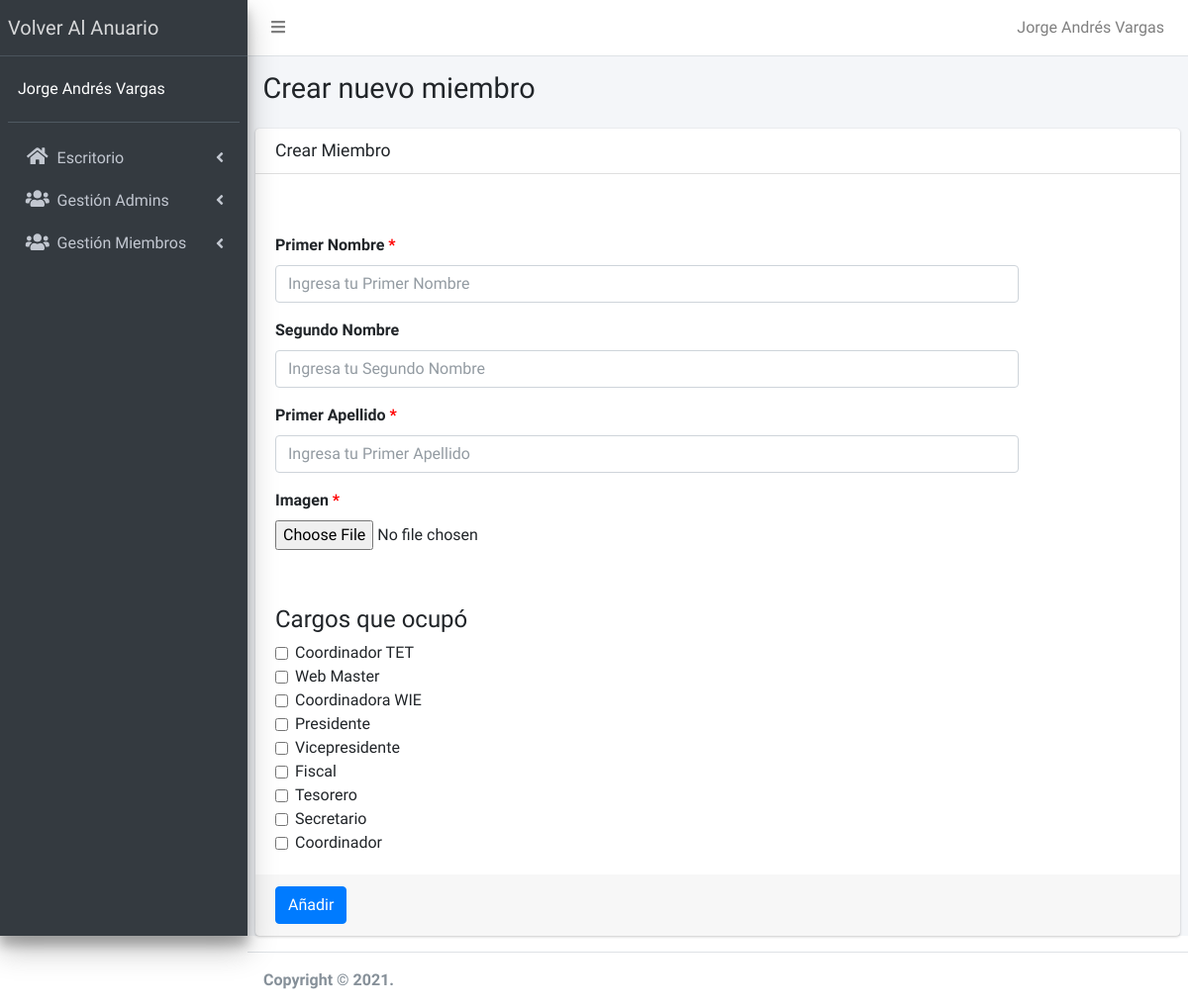
/admin/crear-prueba.php (signed in), run on the app's committed database.
### tables this page shows
CREATE TABLE `cargos` (
  `id` int(11) NOT NULL,
  `cargo` varchar(20) NOT NULL,
  `urlLogo` varchar(60) NOT NULL
);

### admin/funciones/quitar_tildes.php (called while the page is built)
<?php
function quitar_tildes($cadena) {
$no_permitidas= array ("á","é","í","ó","ú","Á","É","Í","Ó","Ú","ñ","À","Ã","Ì","Ò","Ù","Ã™","Ã ","Ã¨","Ã¬","Ã²","Ã¹","ç","Ç","Ã¢","ê","Ã®","Ã´","Ã»","Ã‚","ÃŠ","ÃŽ","Ã”","Ã›","ü","Ã¶","Ã–","Ã¯","Ã¤","«","Ò","Ã","Ã„","Ã‹");
$permitidas= array ("a","e","i","o","u","A","E","I","O","U","n","N","A","E","I","O","U","a","e","i","o","u","c","C","a","e","i","o","u","A","E","I","O","U","u","o","O","i","a","e","U","I","A","E");
$texto = str_replace($no_permitidas, $permitidas ,$cadena);
return $texto;
}
?>

### templates/datos-miembro-prueba.php (the view, shortened to what this page needs)
<div class="card-body"></div>
<div class="form-group">
	<input type="text" class="form-control" id="primerNombre" name="primerNombre" placeholder="Ingresa tu Primer Nombre" required>
	<label for="primerNombre">Primer Nombre</label>
</div>
<div class="form-group">
	<input type="text" class="form-control" id="segundoNombre" name="segundoNombre" placeholder="Ingresa tu Segundo Nombre">
	<label for="segundoNombre">Segundo Nombre</label>
</div>
<div class="form-group">
	<input type="text" class="form-control" id="primerApellido" name="primerApellido" placeholder="Ingresa tu Primer Apellido" required>
	<label for="primerApellido">Primer Apellido</label>
</div>
<div class="form-group">
	<div class="input-group">
		<input type="file" id="imagen-miembro" name="imagen-miembro" accept="image/png, image/jpeg, image/jpg" required>
		<label for="imagen-miembro">Imagen</label>
	</div>
</div>
<br>
<h4>Cargos que ocupó</h4>
<?php
foreach ($array_cargos as $cargo) {
	if ($cargo['id'] != 10) {
		$cargo_format = lcfirst(str_replace(' ', '', quitar_tildes($cargo['cargo'])));
?>
		<div class="form-check">
			<input type="checkbox" class="form-check-input checkbox-cargos" id="<?php echo $cargo_format; ?>" name="<?php echo $cargo_format; ?>" value="<?php echo $cargo_format; ?>">
			<label for="<?php echo $cargo_format; ?>" class="form-check-label"><?php echo $cargo['cargo'] ?></label>
		</div>
<?php
	}
}
?>
</div>

### admin/css/admin.css (style rules this page uses)
:root { --blanco: #ffffff; --oscuro: #212121; --primario: #002b4c; --secundario: #00467b; --gris-c: #757575; --gris-o: #3a3a3a; }
.form-group, .form-group .input-group { display: flex; flex-direction: column-reverse; height: fit-content; width: 84%; }
.form-check { display: flex; flex-direction: row; align-items: center; }
.form-check-input { margin-top: 0; }
input:required + label::after, textarea:required + label::after { content: " *"; color: red; }

### data on the page
cargos: cargo "Coordinador TET"
cargos: cargo "Web Master"
cargos: cargo "Coordinadora WIE"
cargos: cargo "Presidente"
cargos: cargo "Vicepresidente"
cargos: cargo "Fiscal"
cargos: cargo "Tesorero"
cargos: cargo "Secretario"
cargos: cargo "Coordinador"

### other printed values
$_SESSION['nombre'] "Jorge Andrés Vargas"
